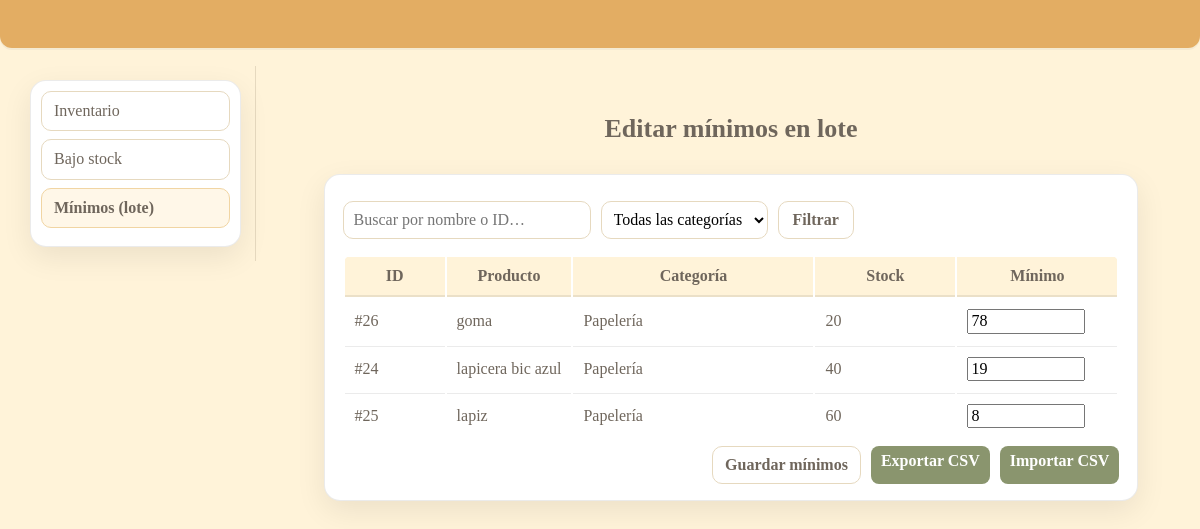
/admin/inventario/minimos.php, run on an earlier commit of the app's database.
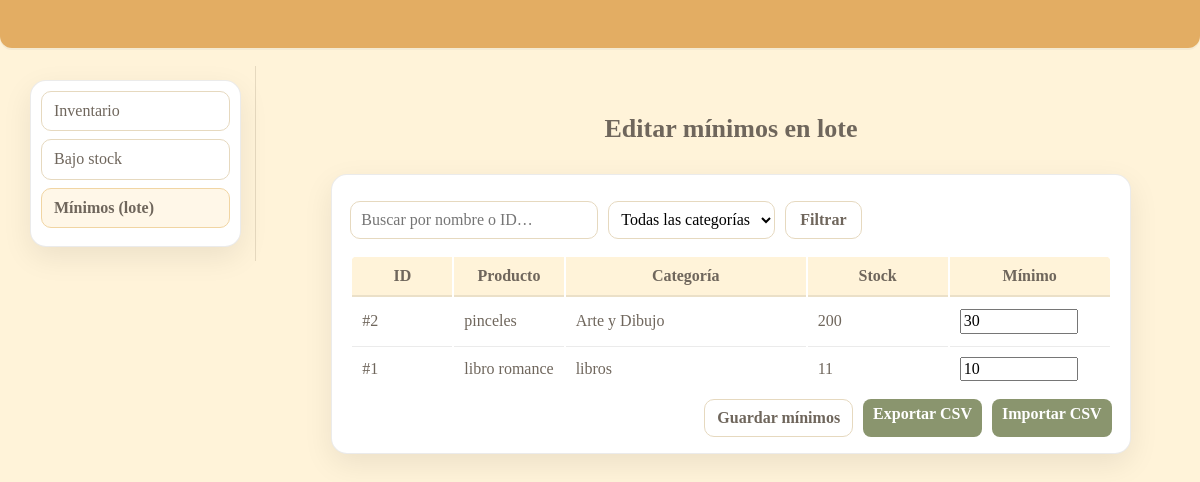
And on a later commit of the database.
### tables this page shows
CREATE TABLE `producto` (
  `id_producto` int(10) UNSIGNED NOT NULL,
  `nombre` varchar(200) NOT NULL,
  `descripcion` varchar(400) DEFAULT NULL,
  `codigo` varchar(64) DEFAULT NULL,
  `precio_compra` decimal(12,2) NOT NULL DEFAULT 0.00,
  `precio_venta` decimal(12,2) NOT NULL DEFAULT 0.00,
  `ubicacion` varchar(255) NOT NULL,
  `id_subcategoria` smallint(5) UNSIGNED NOT NULL,
  `id_proveedor` int(10) UNSIGNED DEFAULT NULL,
  `activo` tinyint(1) NOT NULL DEFAULT 1,
  `creado_en` datetime NOT NULL DEFAULT current_timestamp(),
  `actualizado_en` datetime DEFAULT NULL ON UPDATE current_timestamp()
);

CREATE TABLE `categoria` (
  `id_categoria` smallint(5) UNSIGNED NOT NULL,
  `nombre` varchar(100) NOT NULL
);

### admin/inventario/minimos.php (the view, shortened to what this page needs)
<?php
include(__DIR__ . '/../../includes/db.php');
function h($s){ return htmlspecialchars((string)$s, ENT_QUOTES, 'UTF-8'); }
$q = trim($_GET['q'] ?? '');
$page=max(1,(int)($_GET['page']??1)); $perPage=25; $offset=($page-1)*$perPage;
$w=[]; $params=[]; $types='';
$whereSql=$w?('WHERE '.implode(' AND ',$w)):'';
$sql="
  SELECT p.id_producto, p.nombre, c.nombre AS categoria,
         COALESCE(i.stock_actual,0) AS stock_actual,
         COALESCE(i.stock_minimo,0) AS stock_minimo
  FROM producto p
  LEFT JOIN subcategoria sc ON sc.id_subcategoria=p.id_subcategoria
  LEFT JOIN categoria c ON c.id_categoria=sc.id_categoria
  LEFT JOIN inventario i ON i.id_producto=p.id_producto
  $whereSql
  ORDER BY c.nombre, p.nombre
  LIMIT ? OFFSET ?
";
$typesList=$types.'ii'; $paramsList=$params; $paramsList[]=$perPage; $paramsList[]=$offset;
$st=$conexion->prepare($sql); $st->bind_param($typesList, ...$paramsList);
$st->execute(); $rows=$st->get_result()->fetch_all(MYSQLI_ASSOC); $st->close();
?>
<!doctype html><html lang="es"><head>
<link rel="stylesheet" href="https://cdnjs.cloudflare.com/ajax/libs/normalize/8.0.1/normalize.min.css">
<link rel="stylesheet" href="https://cdnjs.cloudflare.com/ajax/libs/skeleton/2.0.4/skeleton.min.css">
<link rel="stylesheet" href="/libreria_lapicito/css/style.css">
</head><body>
<div class="barra"></div>
<div class="prod-shell">
  <aside class="prod-side">
    <ul class="prod-nav">
      <li><a href="/libreria_lapicito/admin/inventario/">Inventario</a></li>
      <li><a href="/libreria_lapicito/admin/inventario/bajo.php">Bajo stock</a></li>
      <li><a class="active" href="/libreria_lapicito/admin/inventario/minimos.php">Mínimos (lote)</a></li>
    </ul>
  </aside>
  <main class="prod-main">
    <div class="inv-title">Editar mínimos en lote</div>
    <div class="prod-card">
      <form class="prod-filters" method="get">
        <input class="input-search" type="text" name="q" value="<?= h($q) ?>" placeholder="Buscar por nombre o ID…">
        <select name="cat">
          <option value="0">Todas las categorías</option>
        </select>
        <button class="btn-filter" type="submit">Filtrar</button>
      </form>
      <form method="post">
        <div class="table-wrap">
          <table class="u-full-width">
            <thead>
              <tr>
                <th style="width:80px">ID</th>
                <th>Producto</th>
                <th style="width:220px">Categoría</th>
                <th style="width:120px">Stock</th>
                <th style="width:140px">Mínimo</th>
              </tr>
            </thead>
            <tbody>
              <?php foreach($rows as $r): ?>
                <tr>
                  <td>#<?= (int)$r['id_producto'] ?></td>
                  <td><?= h($r['nombre']) ?></td>
                  <td><?= h($r['categoria'] ?? '—') ?></td>
                  <td><?= (int)$r['stock_actual'] ?></td>
                  <td>
                    <input type="number" name="min[<?= (int)$r['id_producto'] ?>]" value="<?= (int)$r['stock_minimo'] ?>" min="0" style="width:110px">
                  </td>
                </tr>
              <?php endforeach; ?>
            </tbody>
          </table>
        </div>
        <div class="form-actions">
          <button class="btn-filter" type="submit">Guardar mínimos</button>
          <a class="btn-sm btn-muted" href="/libreria_lapicito/admin/inventario/exportar_csv.php">Exportar CSV</a>
          <a class="btn-sm" href="/libreria_lapicito/admin/inventario/importar_csv.php">Importar CSV</a>
        </div>
      </form>
    </div>
  </main>
</div>
</body></html>

What changed in the data, as far as the page shows it:
removed producto: id_producto "26", nombre "goma", categoria.nombre "Papelería", stock_actual "20", stock_minimo "78"
removed producto: id_producto "24", nombre "lapicera bic azul", categoria.nombre "Papelería", stock_actual "40", stock_minimo "19"
removed producto: id_producto "25", nombre "lapiz", categoria.nombre "Papelería", stock_actual "60", stock_minimo "8"
added producto: id_producto "2", nombre "pinceles", categoria.nombre "Arte y Dibujo", stock_actual "200", stock_minimo "30"
added producto: id_producto "1", nombre "libro romance", categoria.nombre "libros", stock_actual "11", stock_minimo "10"
